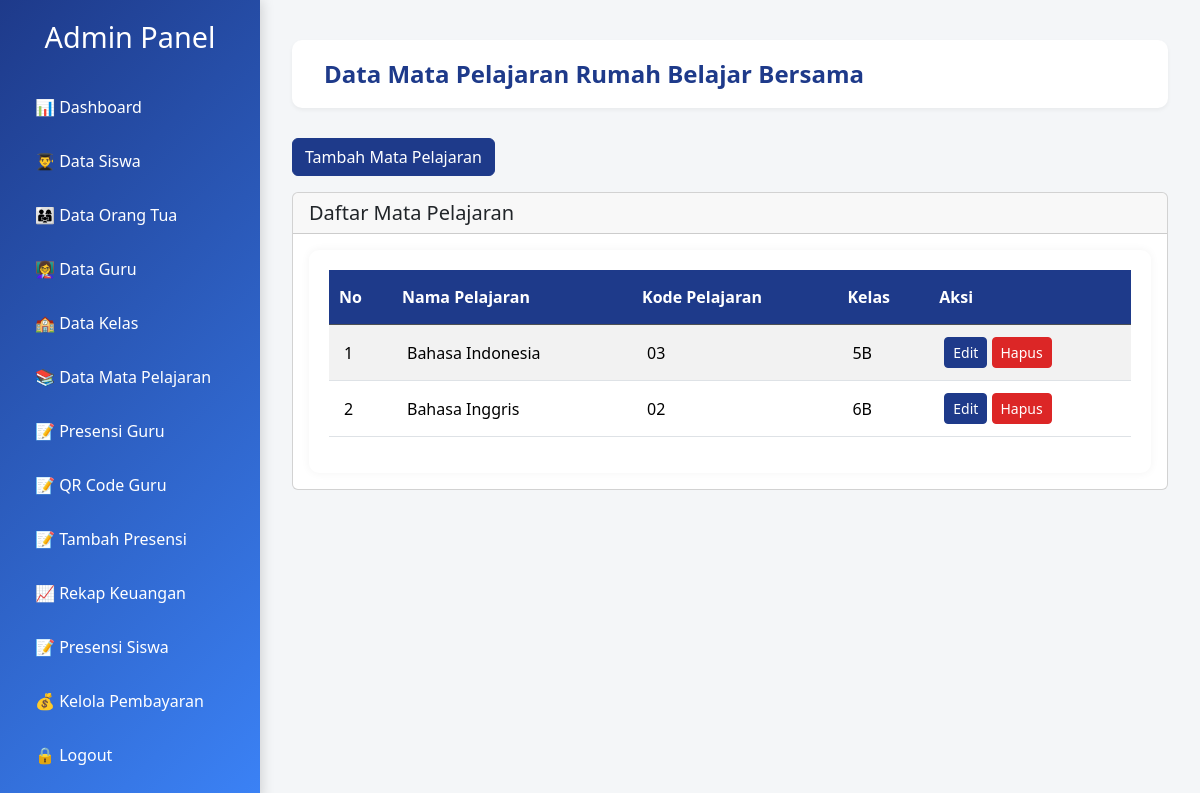
The app's page /absen/admin/mata-pelajaran/ (signed in) with its own data.
### rumahbelajar/models.py (models this page shows, shortened)
class MataPelajaran(models.Model):
    nama_pelajaran = models.CharField(max_length=100)
    kelas = models.ForeignKey(Kelas, on_delete=models.CASCADE, related_name='mata_pelajaran')
    kode_pelajaran = models.CharField(max_length=100)

class Kelas(models.Model):
    nama = models.CharField(max_length=100)

### rumahbelajar/views.py (the view, shortened to what this page needs)
# urls.py: path('admin/mata-pelajaran/', views.mata_pelajaran_admin, name='mata_pelajaran_admin'),
@login_required
def mata_pelajaran_admin(request):
    delete_id = request.GET.get('delete')
    if delete_id:
        mapel = get_object_or_404(MataPelajaran, id=delete_id)
        mapel.delete()
        messages.success(request, 'Mata pelajaran berhasil dihapus!')
        return redirect('rumahbelajar:mata_pelajaran_admin')
    mata_pelajaran_list = MataPelajaran.objects.all().order_by('nama_pelajaran')
    kelas_list = Kelas.objects.all().order_by('nama')
    context = {
        'mata_pelajaran_list': mata_pelajaran_list,
        'kelas_list': kelas_list,
    }
    return render(request, 'admin/mata_pelajaran_admin.html', context)

### rumahbelajar/templates/admin/mata_pelajaran_admin.html (shortened to what this page needs)
<!DOCTYPE html>
{% load form_filters %}
<html lang="en">
<head>
    <link rel="stylesheet" href="https://cdn.jsdelivr.net/npm/bootstrap@5.3.3/dist/css/bootstrap.min.css">
</head>
<body>
    <div class="container-fluid">
        <nav class="sidebar" id="sidebar">
            <h2>Admin Panel</h2>
                <ul>
                    <li><a href="{% url 'rumahbelajar:dashboard_admin' %}">📊 Dashboard</a></li>
                    <li><a href="{% url 'rumahbelajar:data_siswa' %}">👨‍🎓 Data Siswa</a></li>
                    <li><a href="{% url 'rumahbelajar:data_orang_tua' %}">👨‍👩‍👧 Data Orang Tua</a></li>
                    <li><a href="{% url 'rumahbelajar:data_guru_admin' %}">👩‍🏫 Data Guru</a></li>
                    <li><a href="{% url 'rumahbelajar:kelas' %}">🏫 Data Kelas</a></li>
                    <li><a href="{% url 'rumahbelajar:mata_pelajaran_admin' %}">📚 Data Mata Pelajaran</a></li>
                    <li><a href="{% url 'rumahbelajar:presensi_guru_admin' %}">📝 Presensi Guru</a></li>
                    <li><a href="{% url 'rumahbelajar:generate_admin_qrcode' %}">📝 QR Code Guru</a></li>
                    <li><a href="{% url 'rumahbelajar:tambah_presensi' %}">📝 Tambah Presensi</a></li>
                    <li><a href="{% url 'keuangan:rekap_keuangan' %}">📈 Rekap Keuangan</a></li>
                    <li><a href="{% url 'rumahbelajar:presensi_siswa_admin' %}">📝 Presensi Siswa</a></li>
                    <li><a href="{% url 'keuangan:kelola_pembayaran' %}">💰 Kelola Pembayaran</a></li>
                    <li><a href="{% url 'rumahbelajar:login' %}"><span>🔒</span> Logout</a></li>
                </ul>
        </nav>
        <div class="main-content">
            <div class="header">Data Mata Pelajaran Rumah Belajar Bersama</div>
            <button type="button" class="btn btn-primary mb-3" data-bs-toggle="modal" data-bs-target="#tambahMapelModal">
                Tambah Mata Pelajaran
            </button>
            <div class="card">
                <div class="card-header">
                    <h5 class="mb-0">Daftar Mata Pelajaran</h5>
                </div>
                <div class="card-body">
                    <div class="table-responsive">
                        <table class="table table-striped table-hover">
                            <thead class="table-dark">
                                <tr>
                                    <th>No</th>
                                    <th>Nama Pelajaran</th>
                                    <th>Kode Pelajaran</th>
                                    <th>Kelas</th>
                                    <th>Aksi</th>
                                </tr>
                            </thead>
                            <tbody>
                                {% for mapel in mata_pelajaran_list %}
                                <tr>
                                    <td>{{ forloop.counter }}</td>
                                    <td>{{ mapel.nama_pelajaran }}</td>
                                    <td>{{ mapel.kode_pelajaran }}</td>
                                    <td>{{ mapel.kelas.nama }}</td>
                                    <td>
                                       <button onclick="editMapel({{ mapel.id }}, this)" class="btn btn-sm btn-primary">Edit</button>
                                        <a href="{% url 'rumahbelajar:mata_pelajaran_admin' %}?delete={{ mapel.id }}" class="btn btn-danger btn-sm"
                                            onclick="return confirm('Apakah Anda yakin ingin menghapus data ini?')">
                                            Hapus
                                        </a>
                                    </td>
                                </tr>
                                {% empty %}
                                <tr>
                                    <td colspan="5" class="text-center">Tidak ada data mata pelajaran</td>
                                </tr>
                                {% endfor %}
                            </tbody>
                        </table>
                    </div>
                </div>
            </div>
        </div>
    </div>
</body>
</html>

### rumahbelajar/templates/admin/mata_pelajaran_admin.html (style rules this page uses)
* { margin: 0; padding: 0; box-sizing: border-box; }
body { font-family: 'Segoe UI', sans-serif; background-color: #f4f6f8; }
.container-fluid { display: flex; flex-direction: row; min-height: 100vh; }
nav.sidebar { width: 260px; background: linear-gradient(135deg, #1e3a8a, #3b82f6); color: white; padding: 20px; position: fixed; height: 100%; box-shadow: 2px 0 12px rgba(0, 0, 0, 0.15); transition: transform 0.3s ease; overflow-y: auto; top: 0; left: 0; z-index: 999; }
.sidebar h2 { font-size: 1.8rem; text-align: center; margin-bottom: 30px; }
.sidebar ul { list-style: none; padding: 0; }
.sidebar a { color: white; text-decoration: none; padding: 10px 15px; display: block; border-radius: 10px; transition: all 0.3s ease-in-out; font-weight: 500; margin-bottom: 10px; }
.main-content { margin-left: 260px; flex: 1; padding: 40px 20px; }
.header { background-color: #ffffff; padding: 1rem 2rem; box-shadow: 0 2px 4px rgba(0, 0, 0, 0.05); font-size: 1.5rem; font-weight: bold; color: #1e3a8a; margin-bottom: 30px; border-radius: 10px; }
.table-responsive { background-color: white; border-radius: 10px; padding: 20px; box-shadow: 0 0 10px rgba(0, 0, 0, 0.05); overflow-x: auto; }
.table-dark th { background-color: #1e3a8a !important; padding: 15px 10px; }
.table tbody td { vertical-align: middle; padding: 12px 15px; }
.btn-primary { background-color: #1e3a8a; border-color: #1e3a8a; }
.btn-danger { background-color: #dc2626; border-color: #dc2626; }

### records on screen
MataPelajaran: nama_pelajaran "Bahasa Indonesia", kode_pelajaran "03", kelas.nama "5B"
MataPelajaran: nama_pelajaran "Bahasa Inggris", kode_pelajaran "02", kelas.nama "6B"
